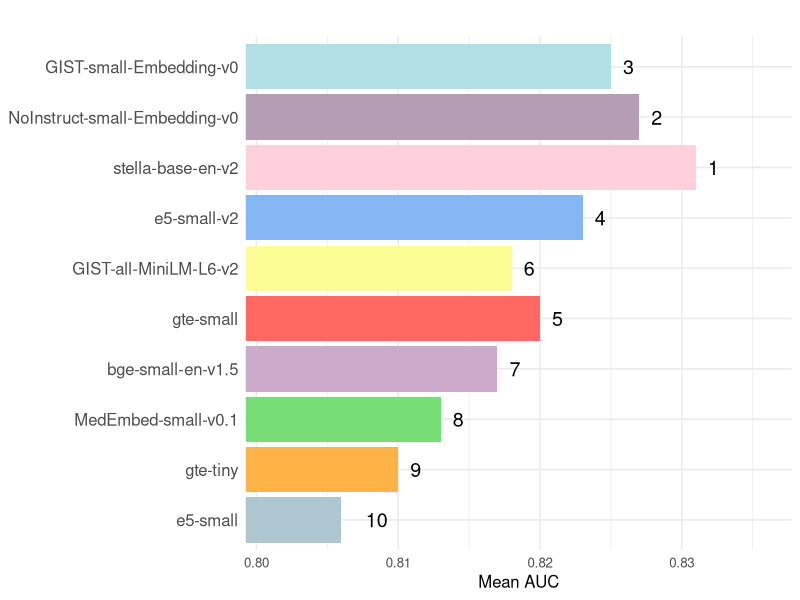

Here is the R script that generated this plot: (Note: this script raises an error after producing the figure.)
rm(list = ls())
set.seed(7)

library(dplyr)
library(tidyr)
library(ggplot2)

embed_levels <- c(# "OpenAI", 
                  "GIST-small-Embedding-v0", "NoInstruct-small-Embedding-v0", 
                  "stella-base-en-v2", "e5-small-v2", "GIST-all-MiniLM-L6-v2", 
                  "gte-small", "bge-small-en-v1.5", "MedEmbed-small-v0.1", 
                  "gte-tiny", "e5-small")

# # Manually define the table
# df_LR_NoCV <- data.frame(
#   Embedding = embed_levels,
#   MeanAUC = c(0.845, 0.846, 0.870, 0.862, 0.852, 0.837, 0.831, 0.836, 0.835, 0.863, 0.864),
#   Rank = c(7, 6, 1, 4, 5, 8, 11, 9, 10, 3, 2)
# )
# 
# df_RF_NoCV <- data.frame(
#   Embedding = embed_levels,
#   MeanAUC = c(
#     0.840, 0.839, 0.848,
#     0.880, 0.857, 0.826,
#     0.819, 0.852, 0.848,
#     0.860, 0.861
#   ),
#   Rank = c(
#     8, 9, 6.5,
#     1, 4, 10,
#     11, 5, 6.5,
#     3, 2
#   )
# )
# 
# df_LR_CV <- data.frame(
#   Embedding = embed_levels,
#   MeanAUC = c(
#     0.843, 0.867, 0.872,
#     0.866, 0.860, 0.844,
#     0.855, 0.849, 0.855,
#     0.863, 0.876
#   ),
#   Rank = c(
#     11, 3, 2,
#     4, 6, 10,
#     7.5, 9, 7.5,
#     5, 1
#   )
# )
# 
# df_RF_CV <- data.frame(
#   Embedding = embed_levels,
#   MeanAUC = c(
#     0.839, 0.855, 0.829,
#     0.869, 0.862, 0.811,
#     0.844, 0.866, 0.849,
#     0.845, 0.859
#   ),
#   Rank = c(
#     9, 5, 10,
#     1, 3, 11,
#     8, 2, 6,
#     7, 4
#   )
# )

df_finetune <- data.frame(
  Embedding = c(
    "GIST-small-Embedding-v0",
    "NoInstruct-small-Embedding-v0",
    "stella-base-en-v2",
    "e5-small-v2",
    "GIST-all-MiniLM-L6-v2",
    "gte-small",
    "bge-small-en-v1.5",
    "MedEmbed-small-v0.1",
    "gte-tiny",
    "e5-small"
  ),
  MeanAUC = c(
    0.825,
    0.827,
    0.831,
    0.823,
    0.818,
    0.820,
    0.817,
    0.813,
    0.810,
    0.806
  ),
  Rank = c(
    3,
    2,
    1,
    4,
    6,
    5,
    7,
    8,
    9,
    10
  )
)

df <- df_finetune
df$Embedding <- factor(df$Embedding, levels = embed_levels)
df$Embedding <- factor(df$Embedding, levels = rev(levels(df$Embedding)))

pastel_colors <- c(
  "#AEC6CF", 
  "#FFB347", "#77DD77", "#CBAACB", "#FF6961", 
  "#FDFD96", "#84B6F4", "#FFD1DC", "#B39EB5", "#B0E0E6"# , "#F0E68C"
)

# Plot
p <- ggplot(df, aes(x = Embedding, y = MeanAUC, fill = Embedding)) +
  geom_col() +
  geom_text(aes(label = paste0(Rank)), hjust = -1.1, size = 5) +
  coord_flip(ylim = c(min(df$MeanAUC) - 0.005, max(df$MeanAUC) + 0.005)) +
  scale_fill_manual(values = pastel_colors) +
  theme_minimal(base_size = 12) +
  theme(
    axis.title.y = element_blank(),
    axis.text.y = element_text(size = 12),
    legend.position = "none"
  ) +
  labs(y = "Mean AUC", title = "")
pdf("./res/2025_0610_hist/Fig3_finetune.pdf", height = 5, width = 7)
print(p)
dev.off()